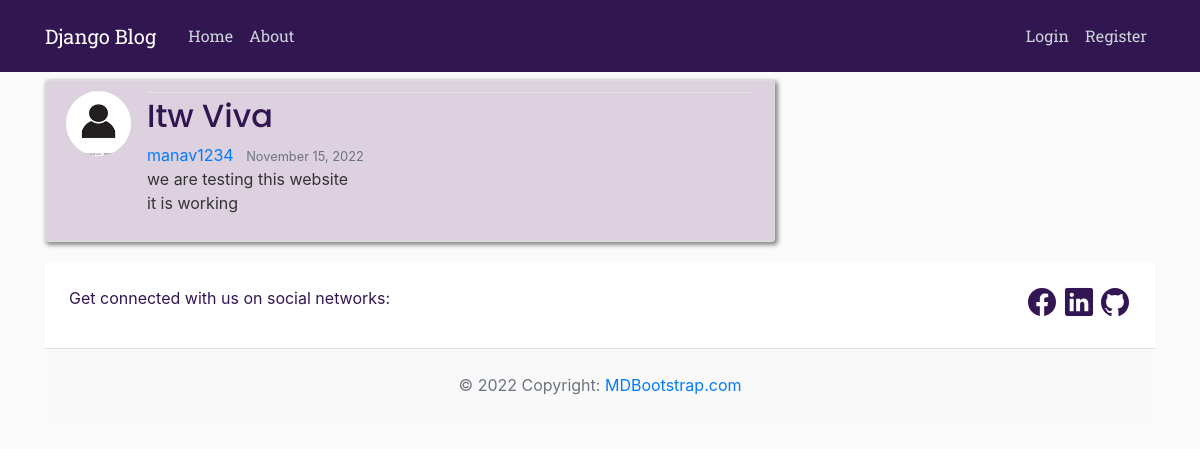
Screenshot of /post/53/ with the database file from the repository.
### blog/models.py (models this page shows, shortened)
class Post(models.Model):
    title = models.CharField(max_length=100)
    content = models.TextField()
    date_posted = models.DateTimeField(default=timezone.now)
    author = models.ForeignKey(User, on_delete=models.CASCADE)

### users/models.py (models this page shows, shortened)
class Profile(models.Model):
    user = models.OneToOneField(User, on_delete=models.CASCADE)
    image = models.ImageField(default='default.png', upload_to='profile_pics')

### blog/views.py (the view)
# urls.py: path('post/<int:pk>/', PostDetailView.as_view(), name='post-detail'),
class PostDetailView(DetailView):
    model = Post

### blog/templates/blog/post_detail.html (shortened to what this page needs)
{% extends "blog/base.html" %}
{% block content %}
        <article class="media content-section">
            <img class="rounded-circle article-img" src="{{ object.author.profile.image.url }}">
            <div class="media-body">
            <div class="article-metadata">
            </div>
            <h2 class = "article-title">{{ object.title }}</h2>
            <a class="mr-2"  href="{% url 'user-posts' object.author.username %}">{{ object.author }}</a>
                <small class="text-muted">{{ object.date_posted|date:"F d, Y" }}</small>
            <p class="article-content">{{ object.content }}</p>
            </div>
        </article>
{% endblock content %}

### blog/static/blog/main.css (style rules this page uses)
body { background: #fafafa; color: #333333; margin-top: 5rem; }
h1, h2, h3, h4, h5, h6 { color: #444444; }
.content-section { background: #ddd1df; padding: 10px 20px; border: 1px solid #dddddd; border-radius: 3px; margin-bottom: 20px; box-shadow: 2px 2px 4px 1px rgb(0 0 0 / 45%); }
.article-title { color: rgb(50,22,82); font-family: 'Poppins', sans-serif; text-transform: capitalize; }
.article-content { white-space: pre-line; }
.article-img { height: 65px; width: 65px; margin-right: 16px; }
.article-metadata { padding-bottom: 1px; margin-bottom: 4px; border-bottom: 1px solid #e3e3e3 }

### rows the page displays
Post: author.profile.image (placeholder picture), title "Itw Viva", author "manav1234", date_posted "November 15, 2022", content "we are testing this website it is working"
